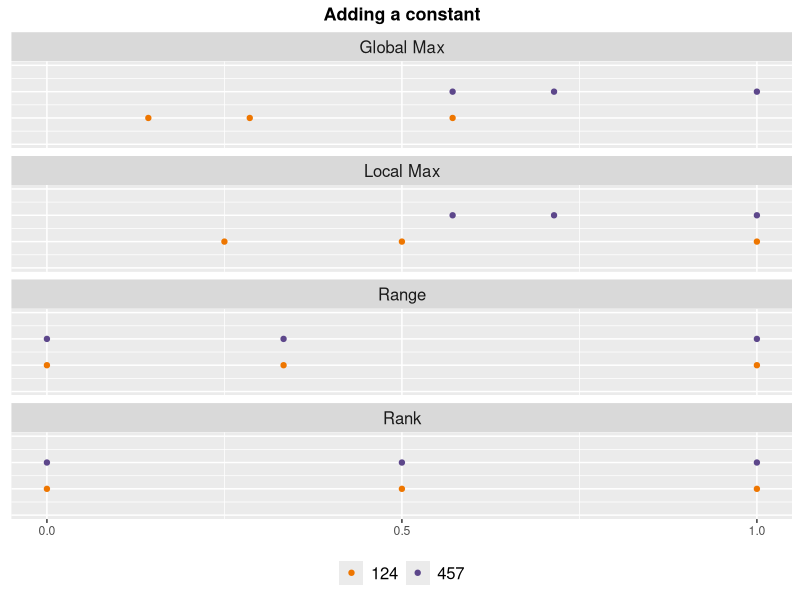
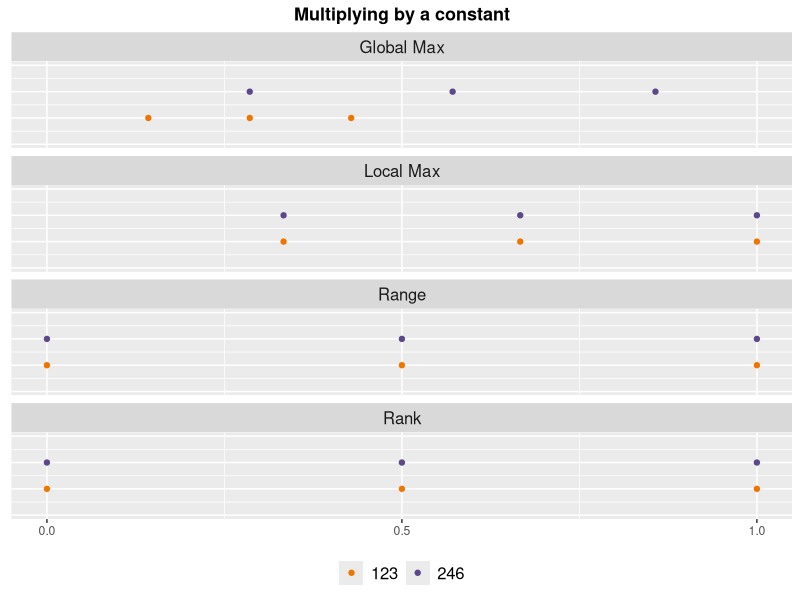
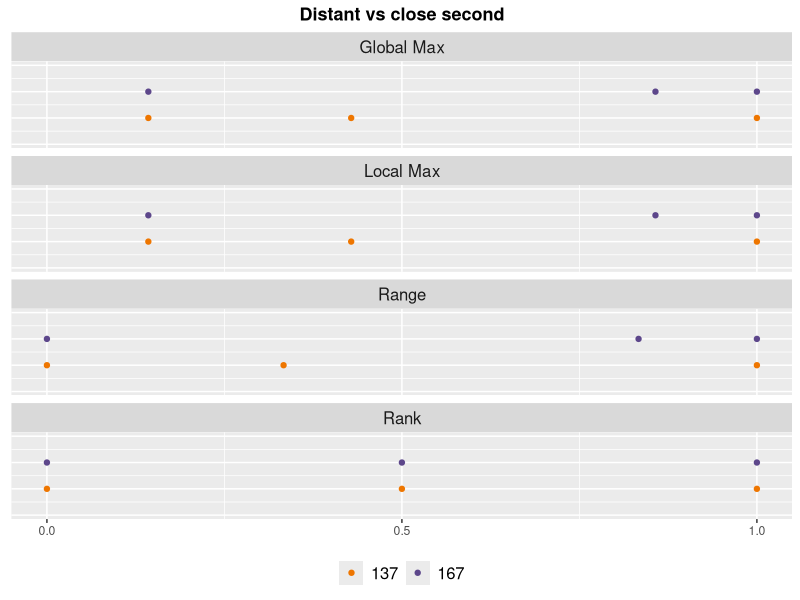
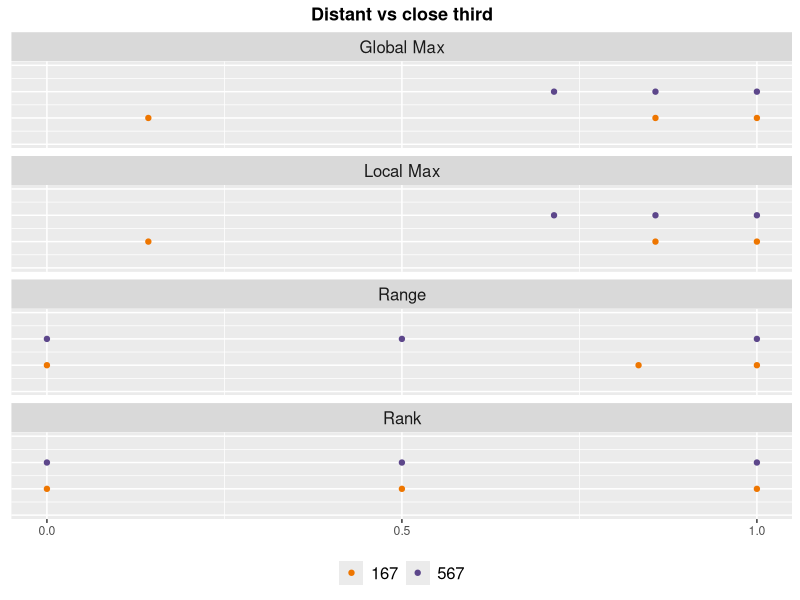

Write R code to recreate these figures, in order.
rm(list=ls())
library(data.table)
library(ggplot2)


Subj <- function(obj) {
  range <- sapply(obj, function(x) (x-min(obj))/(max(obj)-min(obj)))
  max <- sapply(obj, function(x) x/max(obj))
  rank <- sapply(obj, function(x) ifelse(x == max(obj),1,ifelse(x == min(obj),0,0.5)))
  # range_globmax <- sapply(obj, function(x) (x-min(obj))/(7-min(obj)))
  obj <- sapply(obj, function(x) x/7)
  cbind(obj,range,max,rank)
}

dataset <- data.table(rbind(t(Subj(c(1,2,4))),
t(Subj(c(4,5,7))),
t(Subj(c(1,2,3))),
t(Subj(c(2,4,6))),
t(Subj(c(1,3,7))),
t(Subj(c(1,6,7))),
t(Subj(c(1,6,7))),
t(Subj(c(5,6,7)))))

dataset[, valueset := as.character(rep(c(124,457,123,246,137,167,167,567), each = 4))]
setnames(dataset, old = c("V1", "V2", "V3"), new = c("item1", "item2", "item3"))
dataset[, Transformation := rep(c("Global Max", "Range", "Local Max", "Rank"),8)]
dataset[, Critical := rep(c("Adding a constant", "Multiplying by a constant", "Distant vs close second", "Distant vs close third"),each = 8)]



dataset <- melt(dataset, measure.vars = c("item1", "item2", "item3"),
             variable.name = "item", value.name = "value")
dataset[,phonyy := rep(c(1,1,1,1,1.05,1.05,1.05,1.05), 12)]


ggplot(dataset[Critical == "Adding a constant",],aes(x = value, y = phonyy, group =valueset, colour = valueset)) + geom_point() +
  ylim(c(0.95,1.1)) + facet_wrap(~ Transformation, ncol = 1) + theme(legend.position="bottom") +
  theme(axis.title.y=element_blank(),
        axis.title.x=element_blank(),
        axis.text.y=element_blank(),
        axis.ticks.y=element_blank()) + scale_x_continuous(breaks = c(0, 0.5, 1)) + labs(title = "Adding a constant")+ 
   scale_colour_manual(values = c("darkorange2", "mediumpurple4")) + theme(plot.title =element_text(size=13,hjust=0.5,face="bold")) +
  theme(legend.title = element_blank(),legend.text=element_text(size=12), strip.text = element_text(size=12))

ggsave("expl_add.jpg", width = 2.5, height =5.5)

ggplot(dataset[Critical == "Multiplying by a constant",],aes(x = value, y = phonyy, group =valueset, colour = valueset)) + geom_point() +
  ylim(c(0.95,1.1)) + facet_wrap(~ Transformation, ncol = 1) + theme(legend.position="bottom") +
  theme(axis.title.y=element_blank(),
        axis.title.x=element_blank(),
        axis.text.y=element_blank(),
        axis.ticks.y=element_blank()) + scale_x_continuous(breaks = c(0, 0.5, 1)) + labs(title = "Multiplying by a constant")+ 
  scale_colour_manual(values = c("darkorange2", "mediumpurple4")) + theme(plot.title =element_text(size=13,hjust=0.5,face="bold")) +
  theme(legend.title = element_blank(),legend.text=element_text(size=12), strip.text = element_text(size=12))

ggsave("expl_multipl.jpg", width = 2.5, height =5.5)

ggplot(dataset[Critical == "Distant vs close second",],aes(x = value, y = phonyy, group =valueset, colour = valueset)) + geom_point() +
  ylim(c(0.95,1.1)) + facet_wrap(~ Transformation, ncol = 1) + theme(legend.position="bottom") +
  theme(axis.title.y=element_blank(),
        axis.title.x=element_blank(),
        axis.text.y=element_blank(),
        axis.ticks.y=element_blank()) + scale_x_continuous(breaks = c(0, 0.5, 1)) + labs(title = "Distant vs close second")+ 
  scale_colour_manual(values = c("darkorange2", "mediumpurple4")) + theme(plot.title =element_text(size=13,hjust=0.5,face="bold")) +
  theme(legend.title = element_blank(),legend.text=element_text(size=12), strip.text = element_text(size=12))

ggsave("expl_second.jpg", width = 2.5, height =5.5)

ggplot(dataset[Critical == "Distant vs close third",],aes(x = value, y = phonyy, group =valueset, colour = valueset)) + geom_point() +
  ylim(c(0.95,1.1)) + facet_wrap(~ Transformation, ncol = 1) + theme(legend.position="bottom") +
  theme(axis.title.y=element_blank(),
        axis.title.x=element_blank(),
        axis.text.y=element_blank(),
        axis.ticks.y=element_blank()) + scale_x_continuous(breaks = c(0, 0.5, 1)) + labs(title = "Distant vs close third")+ 
  scale_colour_manual(values = c("darkorange2", "mediumpurple4")) + theme(plot.title =element_text(size=13,hjust=0.5,face="bold")) +
  theme(legend.title = element_blank(),legend.text=element_text(size=12), strip.text = element_text(size=12))

ggsave("expl_third.jpg", width = 2.5, height =5.5)


